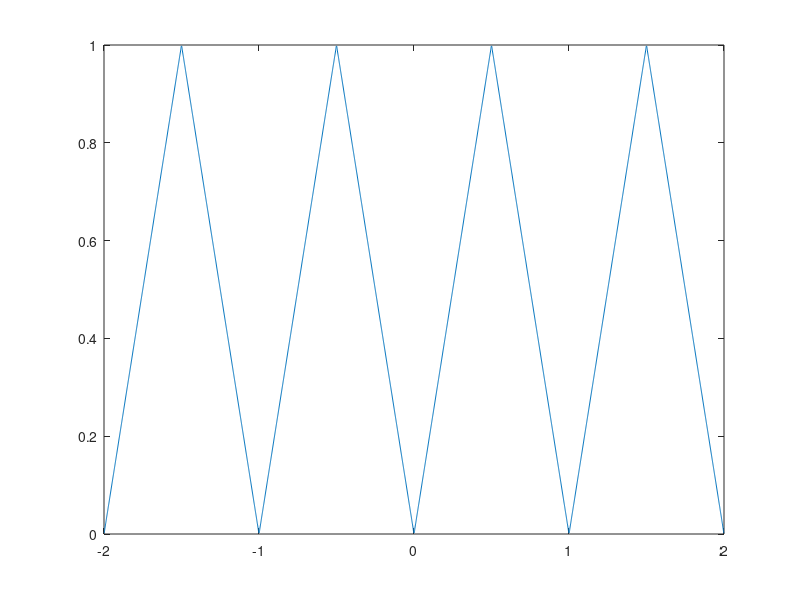

Write the MATLAB code that produced this figure.
A = 1;
To=1;
t=-2*To:.001:2*To;
a0=A; %a_0
Wave = a0/2; %First Part of Fourier Series
wo=2*pi/To;
for ii = 1:100; %or ii = 1:2:100; is also valid since an=0 for ii = even
an(ii)= 2*A/(ii*pi)^2*(cos(ii*pi)-1); %a_n
Wave = Wave + an(ii)*cos(ii*wo*t);
end
plot(t,Wave)